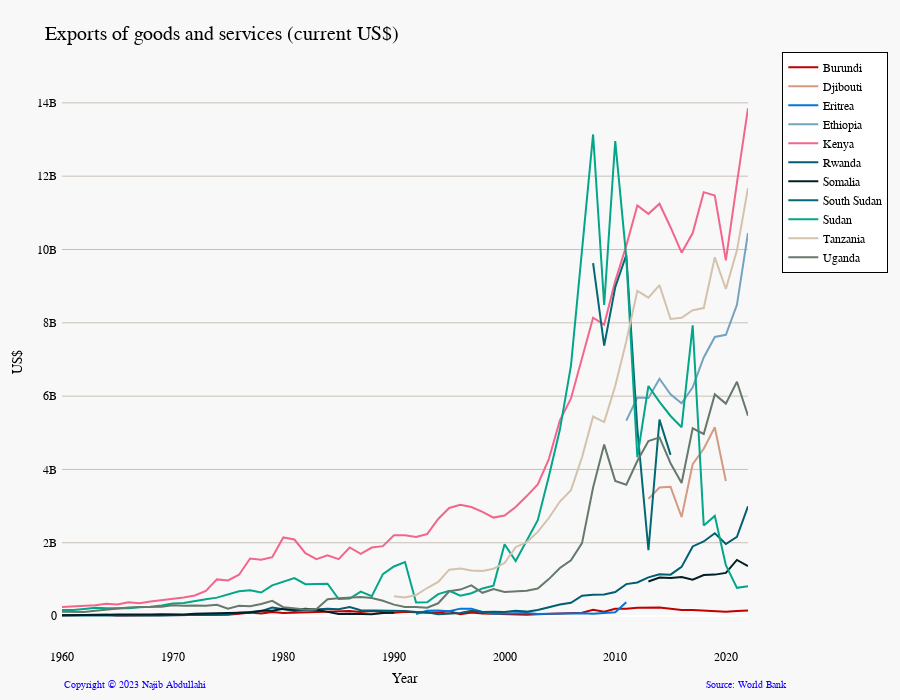

Notebook source saved alongside this figure:
### Markdown cell above
<a id="structure"><h3>Exports of goods and services (current US$)</h3></a>

### Code cell
colors = ['#C10000', '#d39b81','#0476D9','#75A3BF','#F2668B','#025E73','#011F26','#026873','#03A688','#D4C2AD','#66796B','#BB0000']
columns = ['Year','Exports of goods and services (current US$)', 'Country']
df_selected = east_africa_countries_data[columns]
# df_selected=df_selected[(df_selected['Year']>='1996')]
columns=df_selected.columns
create_line_chart_static(df_selected,'Exports of goods and services (current US$)',columns[1:],colors,"US$")
